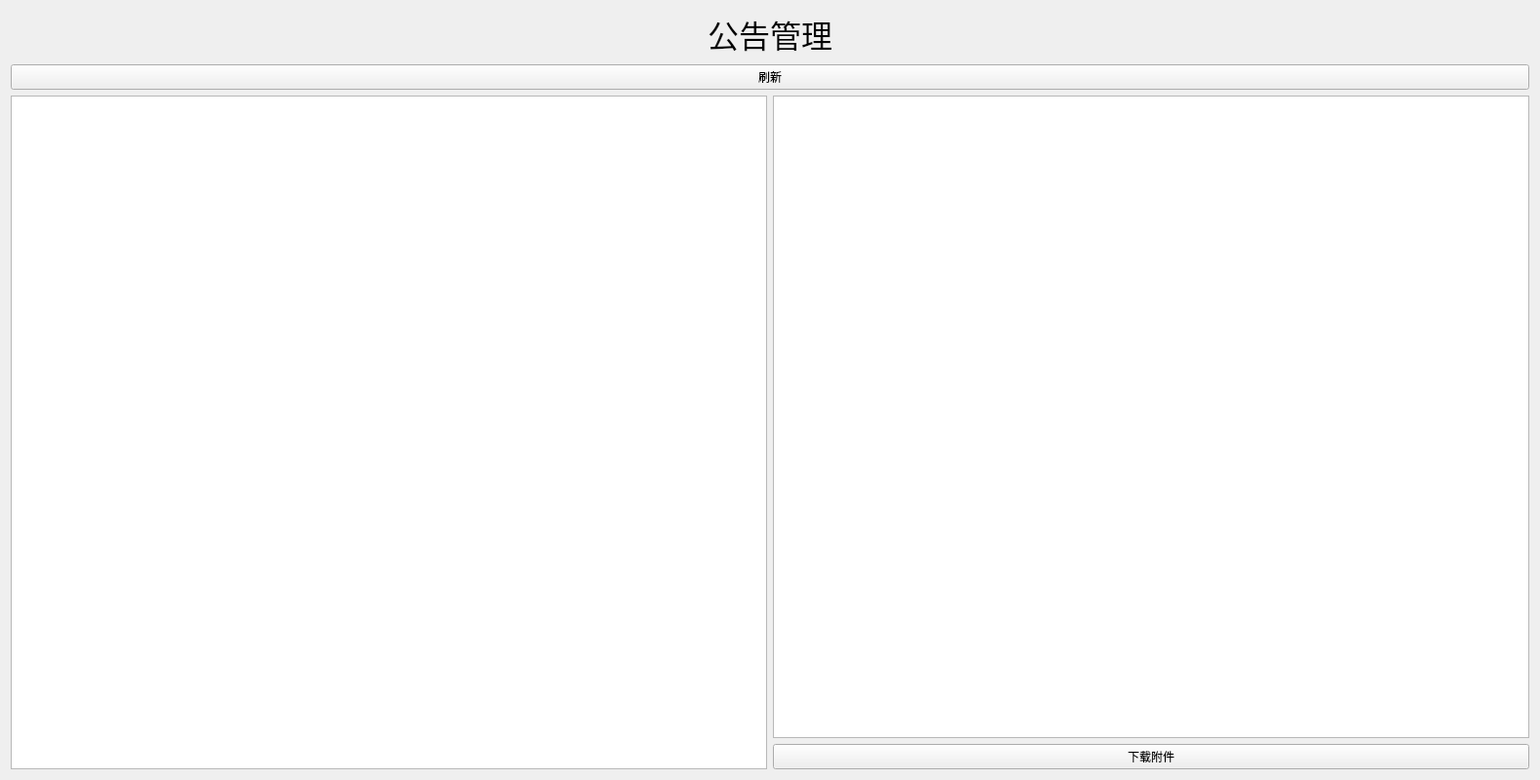
<?xml version="1.0" encoding="UTF-8"?>
<ui version="4.0">
 <class>noticeUser</class>
 <widget class="QWidget" name="noticeUser">
  <property name="geometry">
   <rect>
    <x>0</x>
    <y>0</y>
    <width>1580</width>
    <height>800</height>
   </rect>
  </property>
  <property name="windowTitle">
   <string>Form</string>
  </property>
  <layout class="QVBoxLayout" name="verticalLayout_5">
   <item>
    <widget class="QLabel" name="label">
     <property name="text">
      <string>&lt;html&gt;&lt;head/&gt;&lt;body&gt;&lt;p&gt;&lt;span style=&quot;font-size:24pt&quot;&gt;公告管理&lt;/span&gt;&lt;/p&gt;&lt;/body&gt;&lt;/html&gt;</string>
     </property>
     <property name="alignment">
      <set>Qt::AlignCenter</set>
     </property>
    </widget>
   </item>
   <item>
    <widget class="QPushButton" name="refreshBtn">
     <property name="text">
      <string>刷新</string>
     </property>
    </widget>
   </item>
   <item>
    <layout class="QHBoxLayout" name="horizontalLayout_5">
     <item>
      <widget class="QListWidget" name="listWidget">
       <property name="sizePolicy">
        <sizepolicy hsizetype="Expanding" vsizetype="Expanding">
         <horstretch>0</horstretch>
         <verstretch>0</verstretch>
        </sizepolicy>
       </property>
      </widget>
     </item>
     <item>
      <layout class="QVBoxLayout" name="verticalLayout_3">
       <item>
        <widget class="QTextEdit" name="contentTextEdit">
         <property name="sizePolicy">
          <sizepolicy hsizetype="Expanding" vsizetype="Expanding">
           <horstretch>0</horstretch>
           <verstretch>0</verstretch>
          </sizepolicy>
         </property>
        </widget>
       </item>
       <item>
        <widget class="QPushButton" name="dowmloadBtn">
         <property name="text">
          <string>下载附件</string>
         </property>
        </widget>
       </item>
      </layout>
     </item>
    </layout>
   </item>
  </layout>
 </widget>
 <resources/>
 <connections/>
</ui>
